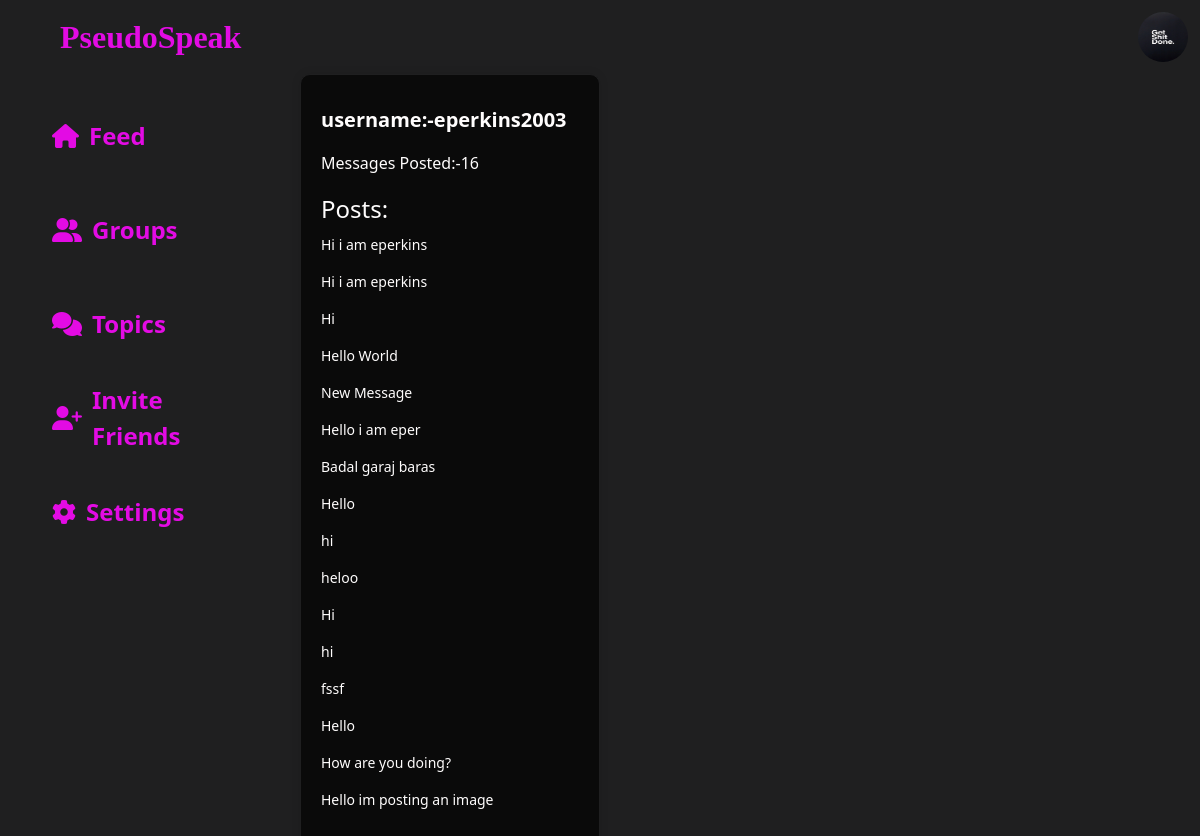
The app's page /dashboard/ (signed in), older data.
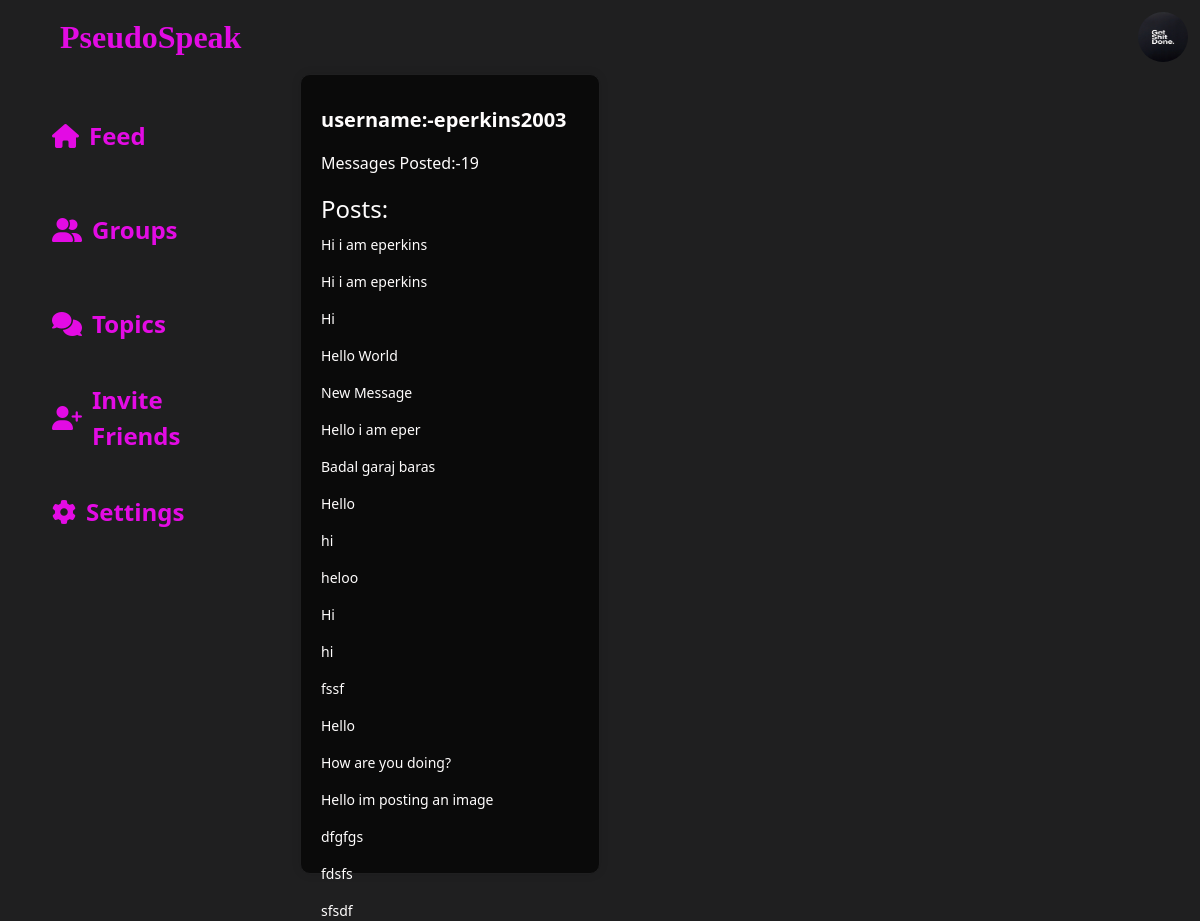
The same page, newer data.
### main/models.py (models this page shows, shortened)
class TrendingMessage(models.Model):
    user=models.ForeignKey(User,null=True,on_delete=models.CASCADE)
    content=models.TextField()
    image=models.ImageField(null=True,blank=True,upload_to="images/")
    likes=models.IntegerField(null=True,default=0)
    view_count=models.IntegerField(null=True,default=0)
    hashtags=models.ManyToManyField('Hashtag')
    date_added = models.DateTimeField(auto_now_add=True,null=True)
    parent_message = models.ForeignKey('self', null=True, blank=True, on_delete=models.CASCADE, related_name='replies')
    class Meta:
        ordering = ('-date_added',)

### main/views.py (the view)
# urls.py: path("dashboard/",views.dashboard,name="dashboard"),
def dashboard(request):
    user = request.user
    trendingmessages = TrendingMessage.objects.filter(
        user=user, parent_message=None
    ).order_by("date_added")
    trendingmessagescount = len(trendingmessages)
    return render(
        request,
        "main/dashboard.html",
        {
            "trendingmessagescount": trendingmessagescount,
            "trendingmessages": trendingmessages,
        },
    )

### main/templates/main/dashboard.html (shortened to what this page needs)
{% load static %}
<!DOCTYPE html>
<html lang="en">
<head>
  <link href="https://cdn.jsdelivr.net/npm/bootstrap@5.3.1/dist/css/bootstrap.min.css" rel="stylesheet"
>
  <link rel="stylesheet" href="{% static 'main/css/index.css' %}">
</head>
<body>
<nav class="navbar navbar-expand-lg bg-body-tertiary">
  <div class="container-fluid">
    <a class="navbar-brand ms-5 nav-logo" href="{% url 'index' %}">PseudoSpeak</a>
    <div class="collapse navbar-collapse" id="navbarSupportedContent">
      {% if user.is_authenticated %}
        <img id="profile_img_navbar" src="{{ user.profile.profile_img.url}}" alt="" style="width: 50px;height: 50px;border-radius: 50%;">
      {% else %}
        <button class="btn signbtn me-4" type="submit">Sign in</button>
      {% endif %}
    </div>
  </div>
</nav>
<div class="container-fluid">
  <div class="row content-1">
    <div class="col-3 content-1a">
      <ul>
        <li class="active"><i class="fa-solid fa-house"></i><a href="{% url 'index' %}">Feed</a></li>
        <li><i class="fa-solid fa-user-group"></i><a href="{% url 'rooms' %}">Groups</a></li>
        <li><i class="fa-solid fa-comments"></i>Topics</li>
        <li><i class="fa-solid fa-user-plus"></i>Invite Friends</li>
        <li><i class="fa-solid fa-gear"></i>Settings</li>
      </ul>
    </div>
    <div class="col-3 content-1b">
      <p>username:-{{user.username}}</p>
      <p>Messages Posted:-{{trendingmessagescount}}</p>
      <h3>Posts:</h3>
      {% for message in trendingmessages %}
      <p>{{message.content}}</p>
      {% endfor %}
    </div>
</div>
</body>
</html>

Row changes from the older to the newer data that the page shows:
added TrendingMessage: content "dfgfgs"
added TrendingMessage: content "fdsfs"
added TrendingMessage: content "sfsdf"
Text that changed along with them:
{{ trendingmessagescount }}: "16" → "19"
